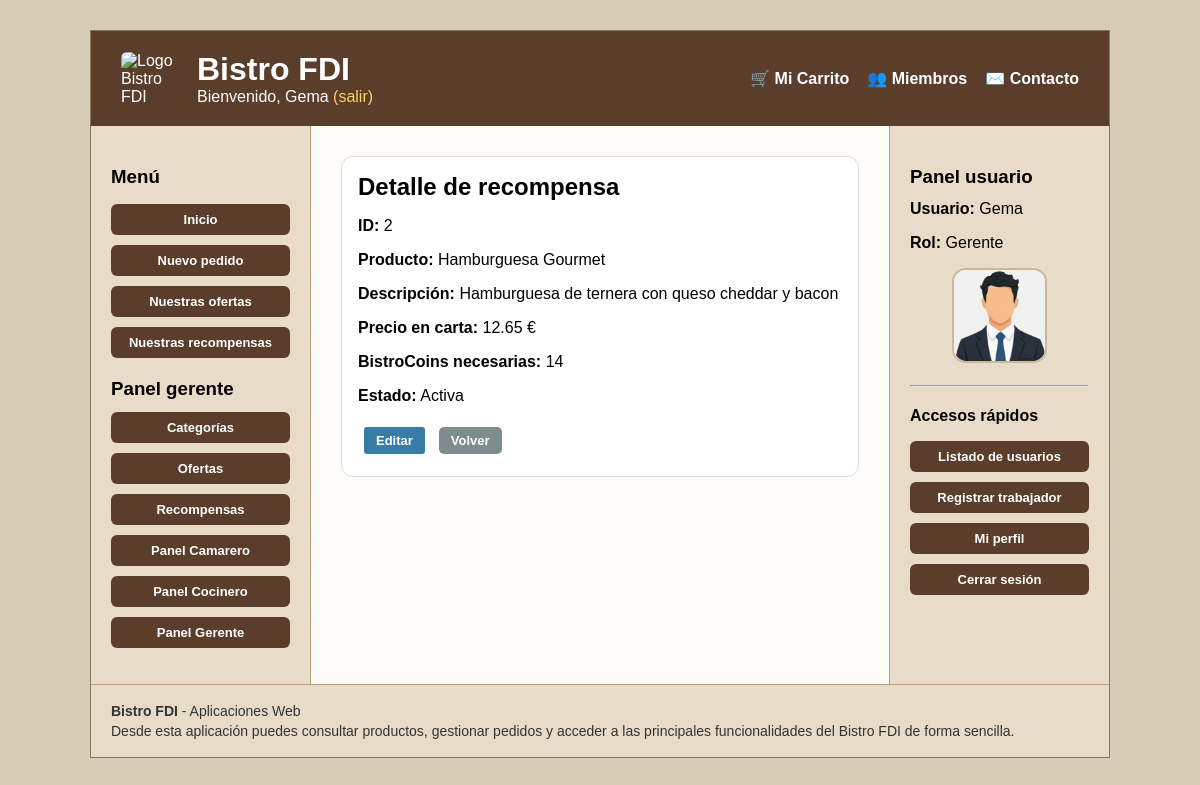
The page /vistas/recompensas/recompensa_ver.php?id=2 (signed in) on the database its author committed.
### tables this page shows
CREATE TABLE IF NOT EXISTS `usuarios` (
    `id` INT AUTO_INCREMENT PRIMARY KEY,
    `username` VARCHAR(100) NOT NULL UNIQUE,
    `email` VARCHAR(150) NOT NULL UNIQUE,
    `nombre` VARCHAR(100) NOT NULL,
    `apellidos` VARCHAR(100) NOT NULL,
    `password_hash` VARCHAR(255) NOT NULL,
    `rol` ENUM('cliente', 'camarero', 'cocinero', 'gerente') NOT NULL DEFAULT 'cliente',
    `avatar_tipo` ENUM('default', 'preset', 'custom') NOT NULL DEFAULT 'default',
    `avatar_valor` VARCHAR(255) DEFAULT NULL,
    `activo` TINYINT(1) NOT NULL DEFAULT 1,
    `deleted_at` TIMESTAMP NULL DEFAULT NULL,
    `created_at` TIMESTAMP DEFAULT CURRENT_TIMESTAMP,
    `updated_at` TIMESTAMP DEFAULT CURRENT_TIMESTAMP ON UPDATE CURRENT_TIMESTAMP,
    `bistrocoins` INT NOT NULL DEFAULT 0
);

CREATE TABLE IF NOT EXISTS `recompensas` (
    `id` INT AUTO_INCREMENT PRIMARY KEY,
    `producto_id` INT NOT NULL,
    `bistrocoins` INT NOT NULL,
    `activa` TINYINT(1) NOT NULL DEFAULT 1,
    `created_at` TIMESTAMP DEFAULT CURRENT_TIMESTAMP,
    `updated_at` TIMESTAMP DEFAULT CURRENT_TIMESTAMP ON UPDATE CURRENT_TIMESTAMP,
    FOREIGN KEY (`producto_id`) REFERENCES `productos`(`id`) ON DELETE CASCADE,
    UNIQUE (`producto_id`)
);

CREATE TABLE IF NOT EXISTS `productos` (
    `id` INT AUTO_INCREMENT PRIMARY KEY,
    `nombre` VARCHAR(100),
    `descripcion` TEXT,
    `categoria_id` INT,
    `precio_base` DECIMAL(10,2),
    `iva` INT,
    `disponible` BOOLEAN,
    `ofertado` BOOLEAN,
    `imagen` VARCHAR(255) DEFAULT NULL,
    `se_cocina` BOOLEAN DEFAULT 1,
    FOREIGN KEY (`categoria_id`) REFERENCES `categorias`(`id`)
);

### includes/RecompensaDAO.php (called while the page is built, shortened)
<?php
require_once __DIR__ . '/../entities/Recompensa.php';
require_once __DIR__ . '/application.php';
class RecompensaDAO {
    private static function rowToRecompensa(array $fila): Recompensa {
        return new Recompensa(
            $fila['id'],
            $fila['producto_id'],
            $fila['bistrocoins'],
            $fila['activa'] ?? 1,
            $fila['producto_nombre'] ?? '',
            $fila['producto_descripcion'] ?? '',
            $fila['producto_precio_final'] ?? 0,
            $fila['producto_imagen'] ?? null
        );
    }
    public static function getById(int $id): ?Recompensa {
        global $conn;
        $sql = "SELECT r.*, p.nombre AS producto_nombre, p.descripcion AS producto_descripcion,
                       ROUND(p.precio_base * (1 + p.iva / 100), 2) AS producto_precio_final,
                       p.imagen AS producto_imagen
                FROM recompensas r
                JOIN productos p ON p.id = r.producto_id
                WHERE r.id = ? LIMIT 1";
        $stmt = $conn->prepare($sql);
        $stmt->bind_param('i', $id);
        $stmt->execute();
        $result = $stmt->get_result();
        $fila = $result->fetch_assoc();
        return $fila ? self::rowToRecompensa($fila) : null;
    }
}

### entities/Recompensa.php (called while the page is built, shortened)
<?php
class Recompensa {
    private $id;
    private $bistrocoins;
    private $activa;
    private $producto_nombre;
    private $producto_descripcion;
    private $producto_precio_final;
    public function __construct($id, $producto_id, $bistrocoins, $activa = 1, $producto_nombre = '', $producto_descripcion = '', $producto_precio_final = 0.0, $producto_imagen = null) {
        $this->id = $id;
        $this->bistrocoins = $bistrocoins;
        $this->activa = $activa;
        $this->producto_nombre = $producto_nombre;
        $this->producto_descripcion = $producto_descripcion;
        $this->producto_precio_final = (float)$producto_precio_final;
    }
    public function getId() { return $this->id; }
    public function getBistrocoins() { return $this->bistrocoins; }
    public function isActiva() { return (int)$this->activa === 1; }
    public function getProductoNombre() { return $this->producto_nombre; }
    public function getProductoDescripcion() { return $this->producto_descripcion; }
    public function getProductoPrecioFinal() { return $this->producto_precio_final; }
}

### includes/util.php (called while the page is built, shortened)
<?php
function escaparHtml(?string $value): string
{
    return htmlspecialchars((string) $value, ENT_QUOTES | ENT_SUBSTITUTE, 'UTF-8');
}

### includes/UsuarioDAO.php (called while the page is built, shortened)
<?php
require_once __DIR__ . '/../entities/Usuario.php';
require_once __DIR__ . '/util.php';
class UsuarioDAO {
    public static function avatar_presets(): array {
        return [
            'preset_chef' => ['label' => 'Opcion 1', 'path' => RUTA_APP . '/img/avatares/cocinero.png'],
            'preset_waiter' => ['label' => 'Opcion 2', 'path' => RUTA_APP . '/img/avatares/camarero.png'],
            'preset_manager' => ['label' => 'Opcion 3', 'path' => RUTA_APP . '/img/avatares/gerente.png'],
        ];
    }
    private static function row_to_usuario(array $row): Usuario {
        $row['avatar_url'] = self::user_row_to_avatar_url($row);
        return new Usuario(
            (int)$row['id'],
            $row['username'],
            $row['email'],
            $row['nombre'],
            $row['apellidos'],
            $row['password_hash'],
            $row['rol'] ?? 'cliente',
            $row['avatar_tipo'] ?? 'default',
            $row['avatar_valor'] ?? null,
            $row['avatar_url'],
            (int)$row['activo'],
            $row['updated_at'] ?? '',
            (int)($row['bistrocoins'] ?? 0)
        );
    }
    private static function user_row_to_avatar_url(array $row): string {
        $tipo = (string)($row['avatar_tipo'] ?? 'default');
        $valor = (string)($row['avatar_valor'] ?? '');
        if ($tipo === 'preset') {
            $presets = self::avatar_presets();
            if (isset($presets[$valor])) {
                return $presets[$valor]['path'];
            }
        }
        return self::default_avatar();
    }
    public static function user_find_by_id(int $id, bool $includeInactive = true): ?Usuario {
        $conn = crearConexion();
        $sql = $includeInactive
            ? "SELECT * FROM usuarios WHERE id = ? LIMIT 1"
            : "SELECT * FROM usuarios WHERE id = ? AND activo = 1 LIMIT 1";
        $stmt = $conn->prepare($sql);
        $stmt->bind_param("i", $id);
        $stmt->execute();
        $result = $stmt->get_result();
        $row = $result->fetch_assoc();
        return $row ? self::row_to_usuario($row) : null;
    }
}

### includes/auth.php (called while the page is built, shortened)
<?php
require_once __DIR__ . '/UsuarioDAO.php';
function current_user(): ?Usuario {
    $id = (int)$_SESSION['user_id'];
    $user = UsuarioDAO::user_find_by_id($id);
    return $user;
}
function require_login(): Usuario {
    $user = current_user();
    return $user;
}
function require_role(string $minRole): Usuario {
    $user = require_login();
        ?>
        <?php
    return $user;
}

### entities/Usuario.php (called while the page is built, shortened)
<?php
class Usuario {
    private $nombre;
    private $rol;
    private $avatar_url;
    private $activo;
    public function __construct(int $id, string $username, string $email, string $nombre, string $apellidos,
                                string $password_hash, string $rol, string $avatar_tipo, ?string $avatar_valor,
                                string $avatar_url, int $activo, string $updated_at, int $bistrocoins = 0) {
        $this->nombre = $nombre;
        $this->rol = $rol;
        $this->avatar_url = $avatar_url;
        $this->activo = $activo;
    }
    public function getNombre(): string { return $this->nombre; }
    public function getRol(): string { return $this->rol; }
    public function getAvatarUrl(): string { return $this->avatar_url; }
    public function isActivo(): bool { return $this->activo === 1; }
}

### vistas/recompensas/recompensa_ver.php (the view, shortened to what this page needs)
<?php
require_once __DIR__ . '/../../includes/auth.php';
require_once __DIR__ . '/../../includes/RecompensaDAO.php';
require_role('gerente');
$id = filter_input(INPUT_GET, 'id', FILTER_VALIDATE_INT);
$recompensa = RecompensaDAO::getById($id);
?>
<div class="panel">
  <h2>Detalle de recompensa</h2>
  <p><strong>ID:</strong> <?= (int)$recompensa->getId() ?></p>
  <p><strong>Producto:</strong> <?= escaparHtml($recompensa->getProductoNombre()) ?></p>
  <p><strong>Descripción:</strong> <?= escaparHtml($recompensa->getProductoDescripcion()) ?></p>
  <p><strong>Precio en carta:</strong> <?= number_format($recompensa->getProductoPrecioFinal(), 2) ?> €</p>
  <p><strong>BistroCoins necesarias:</strong> <?= (int)$recompensa->getBistrocoins() ?></p>
  <p><strong>Estado:</strong> <?= $recompensa->isActiva() ? 'Activa' : 'Inactiva' ?></p>
  <div class="actions-inline mt-16">
    <a class="btn editar" href="editarRecompensa.php?id=<?= (int)$recompensa->getId() ?>">Editar</a>
    <a class="btn-volver" href="listarRecompensas.php">Volver</a>
  </div>
</div>
<?php
require __DIR__ . '/../../includes/plantilla.php';

### cabecera.php (shortened to what this page needs)
<?php
require_once __DIR__ . '/includes/auth.php';
function mostrarSaludo(): string {
    $user = current_user();
    if ($user) {
        $nombre = $user->getNombre() ?: $user->getUsername();
        return "Bienvenido, " . htmlspecialchars($nombre) .
            " <a href='" . RUTA_APP . "/scripts/usuarios/logout.php'>(salir)</a>";
    }
    return "Usuario desconocido. <a href='" . RUTA_APP . "/vistas/usuarios/acceso.php#login'>Login</a>";
}
?>
<div class="cabecera-superior">
    <div class="cabecera-brand">
        <img src="<?= RUTA_APP ?>/img/logo_personalizado.png" alt="Logo Bistro FDI" class="logo-cabecera">
        <div>
            <h1>Bistro FDI</h1>
            <div class="saludo"><?= mostrarSaludo(); ?></div>
        </div>
    </div>
    <nav class="menu-principal">
        <ul>
            <?php if (current_user()): ?>
                <li><a href="<?= RUTA_APP ?>/vistas/pedidos/carrito.php">🛒 Mi Carrito</a></li>
            <?php endif; ?>
            <li><a href="<?= RUTA_APP ?>/miembros.php">👥 Miembros</a></li>
            <li><a href="<?= RUTA_APP ?>/contacto.php">✉️ Contacto</a></li>
        </ul>
    </nav>
</div>

### sideBarIzq.php
<?php
$user = function_exists('current_user') ? current_user() : null;
?>
<nav aria-label="Navegación principal">
    <h3>Menú</h3>
    <ul class="menu-izq">
        <li><a href="<?= RUTA_APP ?>/index.php">Inicio</a></li>
        <li><a href="<?= RUTA_APP ?>/vistas/pedidos/elegirTipo.php">Nuevo pedido</a></li>
        <li><a href="<?= RUTA_APP ?>/vistas/ofertas/ofertaCliente.php">Nuestras ofertas</a></li>
        <li><a href="<?= RUTA_APP ?>/vistas/recompensas/recompensaCliente.php">Nuestras recompensas</a></li>
        <?php if ($user): ?>
            <?php if ($user->getRol() !== 'cliente'): ?>
                <h3>Panel <?= htmlspecialchars($user->getRol()) ?></h3>
            <?php endif; ?>
            <?php if ($user->getRol() === 'gerente'): ?>
                <li><a href="<?= RUTA_APP ?>/vistas/categorias/categoriasList.php">Categorías</a></li>
                <li><a href="<?= RUTA_APP ?>/vistas/ofertas/listarOfertas.php">Ofertas</a></li>
                <li><a href="<?= RUTA_APP ?>/vistas/recompensas/listarRecompensas.php">Recompensas</a></li>
            <?php endif; ?>
            <?php if ($user->getRol() === 'camarero' || $user->getRol() === 'gerente'): ?>
                <li><a href="<?= RUTA_APP ?>/vistas/pedidos/gestionCamarero.php">Panel Camarero</a></li>
            <?php endif; ?>
            <?php if ($user->getRol() === 'cocinero' || $user->getRol() === 'gerente'): ?>
                <li><a href="<?= RUTA_APP ?>/vistas/preparacion_pedidos/panel_cocinero.php">Panel Cocinero</a></li>
            <?php endif; ?>
            <?php if ($user->getRol() === 'gerente'): ?>
                <li><a href="<?= RUTA_APP ?>/vistas/preparacion_pedidos/panel_gerente.php">Panel Gerente</a></li>
            <?php endif; ?>
        <?php endif; ?>
    </ul>
</nav>

### sideBarDer.php
<?php
require_once __DIR__ . '/includes/auth.php';
require_once __DIR__ . '/includes/util.php';
$user = current_user();
$nombre = $user ? $user->getNombre() : 'Invitado';
$rol = $user ? $user->getRol() : 'No autenticado';
$avatarSrc = $user ? $user->getAvatarUrl() : '';
?>
<section class="panel-usuario-sidebar">
    <h3>Panel usuario</h3>
    <p><strong>Usuario:</strong> <?= escaparHtml($nombre) ?></p>
    <p><strong>Rol:</strong> <?= escaparHtml(ucfirst($rol)) ?></p>
    <?php if ($user): ?>
        <div class="sidebar-avatar-box">
            <img src="<?= escaparHtml($avatarSrc) ?>"
                 alt="Foto de perfil de <?= escaparHtml($nombre) ?>"
                 class="sidebar-avatar">
        </div>
    <?php endif; ?>
    <hr>
    <nav aria-label="Accesos rápidos del usuario">
        <h4>Accesos rápidos</h4>
        <ul class="menu-izq">
            <?php if ($user && $user->getRol() === 'gerente'): ?>
                <li><a href="<?= RUTA_APP ?>/vistas/usuarios/usuarios.php">Listado de usuarios</a></li>
                <li><a href="<?= RUTA_APP ?>/vistas/usuarios/usuario_form.php?modo=crear">Registrar trabajador</a></li>
                <li><a href="<?= RUTA_APP ?>/vistas/usuarios/perfil.php">Mi perfil</a></li>
                <li><a href="<?= RUTA_APP ?>/scripts/usuarios/logout.php">Cerrar sesión</a></li>
            <?php elseif ($user): ?>
                <li><a href="<?= RUTA_APP ?>/vistas/usuarios/perfil.php">Mi perfil</a></li>
                <li><a href="<?= RUTA_APP ?>/scripts/usuarios/logout.php">Cerrar sesión</a></li>
            <?php else: ?>
                <li><a href="<?= RUTA_APP ?>/vistas/usuarios/acceso.php#login">Iniciar sesión</a></li>
                <li><a href="<?= RUTA_APP ?>/vistas/usuarios/registro.php">Registrarse</a></li>
            <?php endif; ?>
        </ul>
    </nav>
</section>

### CSS/estilo.css (style rules this page uses)
*, *::before, *::after { box-sizing: border-box; }
html, body { overflow-x: hidden; }
body { margin: 0; padding: 0; background-color: #d9ccb7; font-family: Arial, sans-serif; }
h1 { margin-bottom: 20px; }
h2 { margin: 0 0 16px 0; }
h3 { margin: 20px 0 12px 0; }
h4 { margin: 20px 0 12px 0; }
p { margin: 0 0 16px 0; }
.cabecera-superior { display: flex; justify-content: space-between; align-items: center; gap: 30px; flex-wrap: wrap; }
.cabecera-brand { display: flex; align-items: center; gap: 16px; min-width: 0; }
.logo-cabecera { width: 60px; height: auto; border-radius: 6px; flex-shrink: 0; }
.cabecera-brand h1 { margin: 0; font-size: 2rem; }
.saludo a { color: #ffd166; text-decoration: none; }
.menu-principal ul { list-style: none; display: flex; gap: 18px; margin: 0; padding: 0; flex-wrap: wrap; }
.menu-principal a { color: white; text-decoration: none; font-weight: bold; }
.menu-izq { list-style: none; padding: 0; }
.menu-izq li { margin-bottom: 10px; }
.menu-izq a, #sidebar-der ul a { display: block; padding: 8px 10px; background-color: #5a3e2b; color: white; text-decoration: none; border-radius: 6px; font-weight: bold; font-size: 13px; text-align: center; }
#sidebar-der ul { list-style: none; padding: 0; }
#sidebar-der li { margin-bottom: 10px; }
.btn { display: inline-block; padding: 6px 12px; margin: 6px; font-size: 13px; text-decoration: none; border-radius: 3px; color: white; background-color: #8b7355; font-weight: bold; white-space: normal; text-align: center; }
.editar { background-color: #3a7ca5; }
.btn-volver { display: inline-block; padding: 6px 12px; font-size: 13px; background-color: #7f8c8d; color: white; text-decoration: none; border-radius: 5px; font-weight: bold; }
.panel { border: 1px solid #ddd; border-radius: 12px; background: #fff; padding: 16px; margin-bottom: 18px; width: 100%; max-width: 100%; overflow-x: auto; min-width: 0; }
.panel h2, .panel h3 { margin-top: 0; }
.actions-inline { display: flex; gap: 8px; flex-wrap: wrap; align-items: center; }
.mt-16 { margin-top: 16px; }
.sidebar-avatar-box { margin: 14px 0 18px; text-align: center; }
.sidebar-avatar { width: 95px; height: 95px; border-radius: 14px; object-fit: cover; border: 2px solid #c9b89d; background: #fff; display: inline-block; }

### rows shown on the page
usuarios: nombre "Gema", rol "gerente", rol "Gerente"
recompensas: id "2", producto.nombre "Hamburguesa Gourmet", producto.descripcion "Hamburguesa de ternera con queso cheddar y bacon", bistrocoins "14"

### other values the page prints
$recompensa->getProductoPrecioFinal() "12.65"
